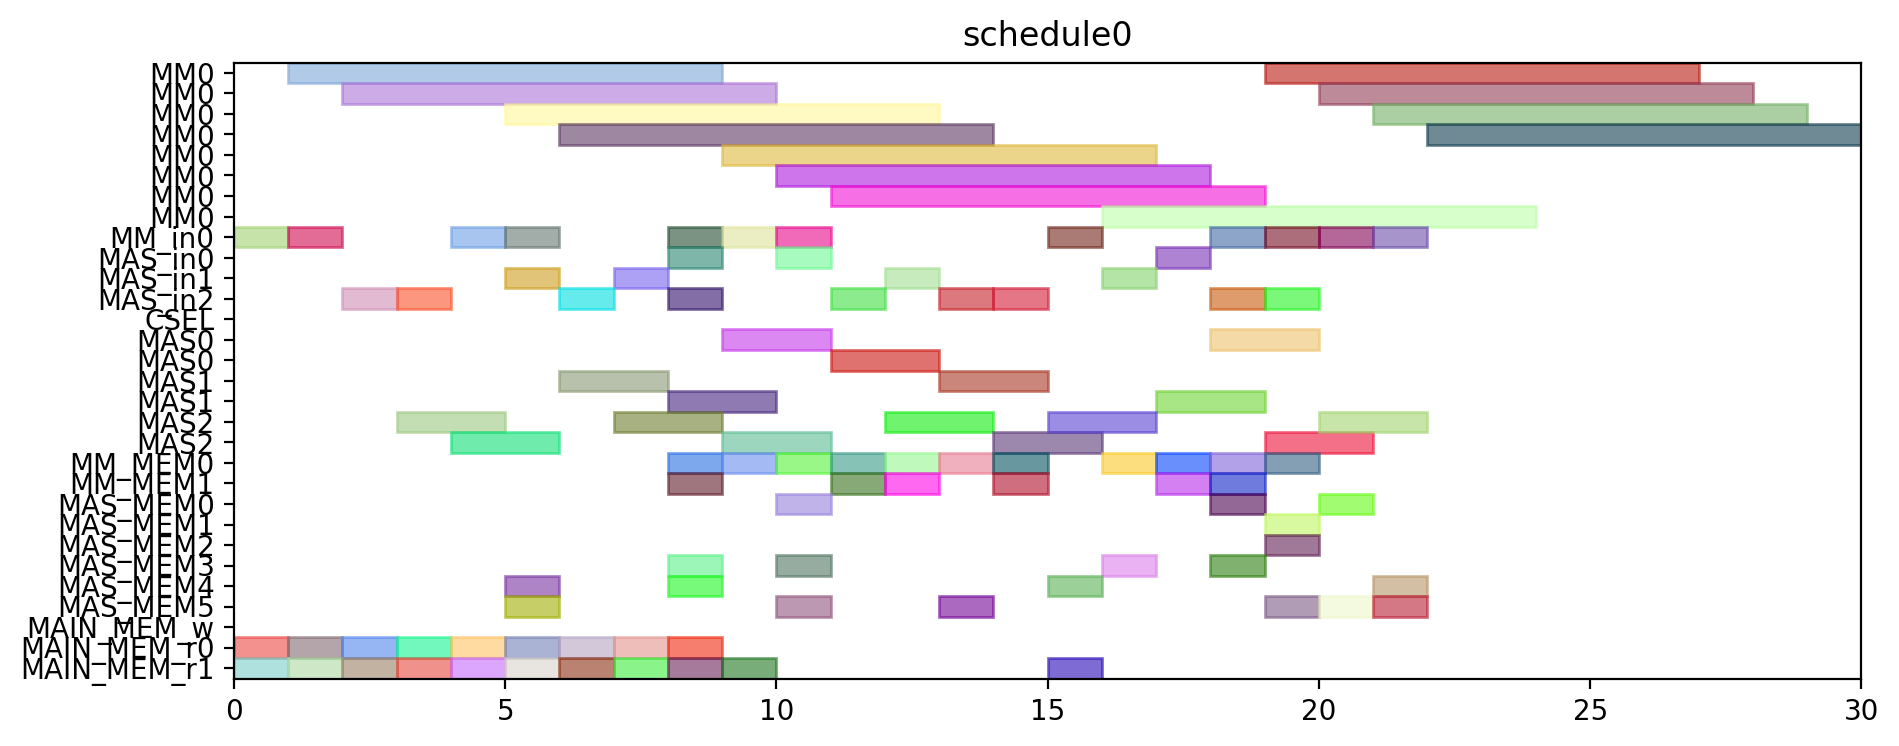

Write the Python code that produced this figure.
from pyschedule import Scenario, solvers, plotters, alt


def solve():
	horizon = 120
	S = Scenario("schedule0", horizon=horizon)

	# resource
	MM = S.Resources('MM', num=1, size=8)
	MM_in = S.Resources('MM_in', num=1)
	MAS_in = S.Resources('MAS_in', num=3)
	CSEL = S.Resource('CSEL')
	MAS = S.Resources('MAS', num=3, size=2, periods=range(1, horizon))
	MM_MEM = S.Resources('MM_MEM', num=2)
	MAS_MEM = S.Resources('MAS_MEM', num=6)
	MAIN_MEM_w = S.Resource('MAIN_MEM_w', size=1)
	MAIN_MEM_r = S.Resources('MAIN_MEM_r', num=2)

	# result of previous scheduling

	# new tasks
	t0 = S.Task('t0', length=8, delay_cost=1)
	t0 += alt(MM)
	t0_in = S.Task('t0_in', length=1, delay_cost=1)
	t0_in += alt(MM_in)
	S += t0_in*MM_in[0]<=t0*MM[0]
	t0_mem0 = S.Task('t0_mem0', length=1, delay_cost=1)
	t0_mem0 += MAIN_MEM_r[0]
	S += t0_mem0 <= t0

	t0_mem1 = S.Task('t0_mem1', length=1, delay_cost=1)
	t0_mem1 += MAIN_MEM_r[1]
	S += t0_mem1 <= t0

	t1 = S.Task('t1', length=8, delay_cost=1)
	t1 += alt(MM)
	t1_in = S.Task('t1_in', length=1, delay_cost=1)
	t1_in += alt(MM_in)
	S += t1_in*MM_in[0]<=t1*MM[0]
	t1_mem0 = S.Task('t1_mem0', length=1, delay_cost=1)
	t1_mem0 += MAIN_MEM_r[0]
	S += t1_mem0 <= t1

	t1_mem1 = S.Task('t1_mem1', length=1, delay_cost=1)
	t1_mem1 += MAIN_MEM_r[1]
	S += t1_mem1 <= t1

	t2 = S.Task('t2', length=8, delay_cost=1)
	t2 += alt(MM)
	t2_in = S.Task('t2_in', length=1, delay_cost=1)
	t2_in += alt(MM_in)
	S += t2_in*MM_in[0]<=t2*MM[0]
	t2_mem0 = S.Task('t2_mem0', length=1, delay_cost=1)
	t2_mem0 += MAIN_MEM_r[0]
	S += t2_mem0 <= t2

	t2_mem1 = S.Task('t2_mem1', length=1, delay_cost=1)
	t2_mem1 += MAIN_MEM_r[1]
	S += t2_mem1 <= t2

	t3 = S.Task('t3', length=2, delay_cost=1)
	t3 += alt(MAS)
	t3_in = S.Task('t3_in', length=1, delay_cost=1)
	t3_in += alt(MAS_in)
	S += t3_in*MAS_in[0]<=t3*MAS[0]

	S += t3_in*MAS_in[1]<=t3*MAS[1]

	S += t3_in*MAS_in[2]<=t3*MAS[2]

	t3_mem0 = S.Task('t3_mem0', length=1, delay_cost=1)
	t3_mem0 += MAIN_MEM_r[0]
	S += t3_mem0 <= t3

	t3_mem1 = S.Task('t3_mem1', length=1, delay_cost=1)
	t3_mem1 += MAIN_MEM_r[1]
	S += t3_mem1 <= t3

	t4 = S.Task('t4', length=2, delay_cost=1)
	t4 += alt(MAS)
	t4_in = S.Task('t4_in', length=1, delay_cost=1)
	t4_in += alt(MAS_in)
	S += t4_in*MAS_in[0]<=t4*MAS[0]

	S += t4_in*MAS_in[1]<=t4*MAS[1]

	S += t4_in*MAS_in[2]<=t4*MAS[2]

	t4_mem0 = S.Task('t4_mem0', length=1, delay_cost=1)
	t4_mem0 += MAIN_MEM_r[0]
	S += t4_mem0 <= t4

	t4_mem1 = S.Task('t4_mem1', length=1, delay_cost=1)
	t4_mem1 += MAIN_MEM_r[1]
	S += t4_mem1 <= t4

	t8 = S.Task('t8', length=2, delay_cost=1)
	t8 += alt(MAS)
	t8_in = S.Task('t8_in', length=1, delay_cost=1)
	t8_in += alt(MAS_in)
	S += t8_in*MAS_in[0]<=t8*MAS[0]

	S += t8_in*MAS_in[1]<=t8*MAS[1]

	S += t8_in*MAS_in[2]<=t8*MAS[2]

	t8_mem0 = S.Task('t8_mem0', length=1, delay_cost=1)
	t8_mem0 += MAIN_MEM_r[0]
	S += t8_mem0 <= t8

	t8_mem1 = S.Task('t8_mem1', length=1, delay_cost=1)
	t8_mem1 += MAIN_MEM_r[1]
	S += t8_mem1 <= t8

	t9 = S.Task('t9', length=2, delay_cost=1)
	t9 += alt(MAS)
	t9_in = S.Task('t9_in', length=1, delay_cost=1)
	t9_in += alt(MAS_in)
	S += t9_in*MAS_in[0]<=t9*MAS[0]

	S += t9_in*MAS_in[1]<=t9*MAS[1]

	S += t9_in*MAS_in[2]<=t9*MAS[2]

	t9_mem0 = S.Task('t9_mem0', length=1, delay_cost=1)
	t9_mem0 += MAIN_MEM_r[0]
	S += t9_mem0 <= t9

	t9_mem1 = S.Task('t9_mem1', length=1, delay_cost=1)
	t9_mem1 += MAIN_MEM_r[1]
	S += t9_mem1 <= t9

	t13 = S.Task('t13', length=2, delay_cost=1)
	t13 += alt(MAS)
	t13_in = S.Task('t13_in', length=1, delay_cost=1)
	t13_in += alt(MAS_in)
	S += t13_in*MAS_in[0]<=t13*MAS[0]

	S += t13_in*MAS_in[1]<=t13*MAS[1]

	S += t13_in*MAS_in[2]<=t13*MAS[2]

	t13_mem0 = S.Task('t13_mem0', length=1, delay_cost=1)
	t13_mem0 += MAIN_MEM_r[0]
	S += t13_mem0 <= t13

	t13_mem1 = S.Task('t13_mem1', length=1, delay_cost=1)
	t13_mem1 += MAIN_MEM_r[1]
	S += t13_mem1 <= t13

	t14 = S.Task('t14', length=2, delay_cost=1)
	t14 += alt(MAS)
	t14_in = S.Task('t14_in', length=1, delay_cost=1)
	t14_in += alt(MAS_in)
	S += t14_in*MAS_in[0]<=t14*MAS[0]

	S += t14_in*MAS_in[1]<=t14*MAS[1]

	S += t14_in*MAS_in[2]<=t14*MAS[2]

	t14_mem0 = S.Task('t14_mem0', length=1, delay_cost=1)
	t14_mem0 += MAIN_MEM_r[0]
	S += t14_mem0 <= t14

	t14_mem1 = S.Task('t14_mem1', length=1, delay_cost=1)
	t14_mem1 += MAIN_MEM_r[1]
	S += t14_mem1 <= t14

	t5 = S.Task('t5', length=8, delay_cost=1)
	t5 += alt(MM)
	t5_in = S.Task('t5_in', length=1, delay_cost=1)
	t5_in += alt(MM_in)
	S += t5_in*MM_in[0]<=t5*MM[0]
	t5_mem0 = S.Task('t5_mem0', length=1, delay_cost=1)
	t5_mem0 += alt(MAS_MEM)
	S += (t3*MAS[0])-1 < t5_mem0*MAS_MEM[0]
	S += (t3*MAS[1])-1 < t5_mem0*MAS_MEM[2]
	S += (t3*MAS[2])-1 < t5_mem0*MAS_MEM[4]
	S += t5_mem0 <= t5

	t5_mem1 = S.Task('t5_mem1', length=1, delay_cost=1)
	t5_mem1 += alt(MAS_MEM)
	S += (t4*MAS[0])-1 < t5_mem1*MAS_MEM[1]
	S += (t4*MAS[1])-1 < t5_mem1*MAS_MEM[3]
	S += (t4*MAS[2])-1 < t5_mem1*MAS_MEM[5]
	S += t5_mem1 <= t5

	t6 = S.Task('t6', length=2, delay_cost=1)
	t6 += alt(MAS)
	t6_in = S.Task('t6_in', length=1, delay_cost=1)
	t6_in += alt(MAS_in)
	S += t6_in*MAS_in[0]<=t6*MAS[0]

	S += t6_in*MAS_in[1]<=t6*MAS[1]

	S += t6_in*MAS_in[2]<=t6*MAS[2]

	t6_mem0 = S.Task('t6_mem0', length=1, delay_cost=1)
	t6_mem0 += alt(MM_MEM)
	S += (t0*MM[0])-1 < t6_mem0*MM_MEM[0]
	S += t6_mem0 <= t6

	t6_mem1 = S.Task('t6_mem1', length=1, delay_cost=1)
	t6_mem1 += alt(MM_MEM)
	S += (t1*MM[0])-1 < t6_mem1*MM_MEM[1]
	S += t6_mem1 <= t6

	t10 = S.Task('t10', length=8, delay_cost=1)
	t10 += alt(MM)
	t10_in = S.Task('t10_in', length=1, delay_cost=1)
	t10_in += alt(MM_in)
	S += t10_in*MM_in[0]<=t10*MM[0]
	t10_mem0 = S.Task('t10_mem0', length=1, delay_cost=1)
	t10_mem0 += alt(MAS_MEM)
	S += (t8*MAS[0])-1 < t10_mem0*MAS_MEM[0]
	S += (t8*MAS[1])-1 < t10_mem0*MAS_MEM[2]
	S += (t8*MAS[2])-1 < t10_mem0*MAS_MEM[4]
	S += t10_mem0 <= t10

	t10_mem1 = S.Task('t10_mem1', length=1, delay_cost=1)
	t10_mem1 += alt(MAS_MEM)
	S += (t9*MAS[0])-1 < t10_mem1*MAS_MEM[1]
	S += (t9*MAS[1])-1 < t10_mem1*MAS_MEM[3]
	S += (t9*MAS[2])-1 < t10_mem1*MAS_MEM[5]
	S += t10_mem1 <= t10

	t11 = S.Task('t11', length=2, delay_cost=1)
	t11 += alt(MAS)
	t11_in = S.Task('t11_in', length=1, delay_cost=1)
	t11_in += alt(MAS_in)
	S += t11_in*MAS_in[0]<=t11*MAS[0]

	S += t11_in*MAS_in[1]<=t11*MAS[1]

	S += t11_in*MAS_in[2]<=t11*MAS[2]

	t11_mem0 = S.Task('t11_mem0', length=1, delay_cost=1)
	t11_mem0 += alt(MM_MEM)
	S += (t1*MM[0])-1 < t11_mem0*MM_MEM[0]
	S += t11_mem0 <= t11

	t11_mem1 = S.Task('t11_mem1', length=1, delay_cost=1)
	t11_mem1 += alt(MM_MEM)
	S += (t2*MM[0])-1 < t11_mem1*MM_MEM[1]
	S += t11_mem1 <= t11

	t15 = S.Task('t15', length=8, delay_cost=1)
	t15 += alt(MM)
	t15_in = S.Task('t15_in', length=1, delay_cost=1)
	t15_in += alt(MM_in)
	S += t15_in*MM_in[0]<=t15*MM[0]
	t15_mem0 = S.Task('t15_mem0', length=1, delay_cost=1)
	t15_mem0 += alt(MAS_MEM)
	S += (t13*MAS[0])-1 < t15_mem0*MAS_MEM[0]
	S += (t13*MAS[1])-1 < t15_mem0*MAS_MEM[2]
	S += (t13*MAS[2])-1 < t15_mem0*MAS_MEM[4]
	S += t15_mem0 <= t15

	t15_mem1 = S.Task('t15_mem1', length=1, delay_cost=1)
	t15_mem1 += alt(MAS_MEM)
	S += (t14*MAS[0])-1 < t15_mem1*MAS_MEM[1]
	S += (t14*MAS[1])-1 < t15_mem1*MAS_MEM[3]
	S += (t14*MAS[2])-1 < t15_mem1*MAS_MEM[5]
	S += t15_mem1 <= t15

	t16 = S.Task('t16', length=2, delay_cost=1)
	t16 += alt(MAS)
	t16_in = S.Task('t16_in', length=1, delay_cost=1)
	t16_in += alt(MAS_in)
	S += t16_in*MAS_in[0]<=t16*MAS[0]

	S += t16_in*MAS_in[1]<=t16*MAS[1]

	S += t16_in*MAS_in[2]<=t16*MAS[2]

	t16_mem0 = S.Task('t16_mem0', length=1, delay_cost=1)
	t16_mem0 += alt(MM_MEM)
	S += (t0*MM[0])-1 < t16_mem0*MM_MEM[0]
	S += t16_mem0 <= t16

	t16_mem1 = S.Task('t16_mem1', length=1, delay_cost=1)
	t16_mem1 += alt(MM_MEM)
	S += (t2*MM[0])-1 < t16_mem1*MM_MEM[1]
	S += t16_mem1 <= t16

	t18 = S.Task('t18', length=2, delay_cost=1)
	t18 += alt(MAS)
	t18_in = S.Task('t18_in', length=1, delay_cost=1)
	t18_in += alt(MAS_in)
	S += t18_in*MAS_in[0]<=t18*MAS[0]

	S += t18_in*MAS_in[1]<=t18*MAS[1]

	S += t18_in*MAS_in[2]<=t18*MAS[2]

	t18_mem0 = S.Task('t18_mem0', length=1, delay_cost=1)
	t18_mem0 += alt(MM_MEM)
	S += (t0*MM[0])-1 < t18_mem0*MM_MEM[0]
	S += t18_mem0 <= t18

	t18_mem1 = S.Task('t18_mem1', length=1, delay_cost=1)
	t18_mem1 += alt(MM_MEM)
	S += (t0*MM[0])-1 < t18_mem1*MM_MEM[1]
	S += t18_mem1 <= t18

	t20 = S.Task('t20', length=8, delay_cost=1)
	t20 += alt(MM)
	t20_in = S.Task('t20_in', length=1, delay_cost=1)
	t20_in += alt(MM_in)
	S += t20_in*MM_in[0]<=t20*MM[0]
	t20_mem0 = S.Task('t20_mem0', length=1, delay_cost=1)
	t20_mem0 += alt(MM_MEM)
	S += (t2*MM[0])-1 < t20_mem0*MM_MEM[0]
	S += t20_mem0 <= t20

	t20_mem1 = S.Task('t20_mem1', length=1, delay_cost=1)
	t20_mem1 += MAIN_MEM_r[1]
	S += t20_mem1 <= t20

	t7 = S.Task('t7', length=2, delay_cost=1)
	t7 += alt(MAS)
	t7_in = S.Task('t7_in', length=1, delay_cost=1)
	t7_in += alt(MAS_in)
	S += t7_in*MAS_in[0]<=t7*MAS[0]

	S += t7_in*MAS_in[1]<=t7*MAS[1]

	S += t7_in*MAS_in[2]<=t7*MAS[2]

	t7_mem0 = S.Task('t7_mem0', length=1, delay_cost=1)
	t7_mem0 += alt(MM_MEM)
	S += (t5*MM[0])-1 < t7_mem0*MM_MEM[0]
	S += t7_mem0 <= t7

	t7_mem1 = S.Task('t7_mem1', length=1, delay_cost=1)
	t7_mem1 += alt(MAS_MEM)
	S += (t6*MAS[0])-1 < t7_mem1*MAS_MEM[1]
	S += (t6*MAS[1])-1 < t7_mem1*MAS_MEM[3]
	S += (t6*MAS[2])-1 < t7_mem1*MAS_MEM[5]
	S += t7_mem1 <= t7

	t12 = S.Task('t12', length=2, delay_cost=1)
	t12 += alt(MAS)
	t12_in = S.Task('t12_in', length=1, delay_cost=1)
	t12_in += alt(MAS_in)
	S += t12_in*MAS_in[0]<=t12*MAS[0]

	S += t12_in*MAS_in[1]<=t12*MAS[1]

	S += t12_in*MAS_in[2]<=t12*MAS[2]

	t12_mem0 = S.Task('t12_mem0', length=1, delay_cost=1)
	t12_mem0 += alt(MM_MEM)
	S += (t10*MM[0])-1 < t12_mem0*MM_MEM[0]
	S += t12_mem0 <= t12

	t12_mem1 = S.Task('t12_mem1', length=1, delay_cost=1)
	t12_mem1 += alt(MAS_MEM)
	S += (t11*MAS[0])-1 < t12_mem1*MAS_MEM[1]
	S += (t11*MAS[1])-1 < t12_mem1*MAS_MEM[3]
	S += (t11*MAS[2])-1 < t12_mem1*MAS_MEM[5]
	S += t12_mem1 <= t12

	t17 = S.Task('t17', length=2, delay_cost=1)
	t17 += alt(MAS)
	t17_in = S.Task('t17_in', length=1, delay_cost=1)
	t17_in += alt(MAS_in)
	S += t17_in*MAS_in[0]<=t17*MAS[0]

	S += t17_in*MAS_in[1]<=t17*MAS[1]

	S += t17_in*MAS_in[2]<=t17*MAS[2]

	t17_mem0 = S.Task('t17_mem0', length=1, delay_cost=1)
	t17_mem0 += alt(MM_MEM)
	S += (t15*MM[0])-1 < t17_mem0*MM_MEM[0]
	S += t17_mem0 <= t17

	t17_mem1 = S.Task('t17_mem1', length=1, delay_cost=1)
	t17_mem1 += alt(MAS_MEM)
	S += (t16*MAS[0])-1 < t17_mem1*MAS_MEM[1]
	S += (t16*MAS[1])-1 < t17_mem1*MAS_MEM[3]
	S += (t16*MAS[2])-1 < t17_mem1*MAS_MEM[5]
	S += t17_mem1 <= t17

	t19 = S.Task('t19', length=2, delay_cost=1)
	t19 += alt(MAS)
	t19_in = S.Task('t19_in', length=1, delay_cost=1)
	t19_in += alt(MAS_in)
	S += t19_in*MAS_in[0]<=t19*MAS[0]

	S += t19_in*MAS_in[1]<=t19*MAS[1]

	S += t19_in*MAS_in[2]<=t19*MAS[2]

	t19_mem0 = S.Task('t19_mem0', length=1, delay_cost=1)
	t19_mem0 += alt(MM_MEM)
	S += (t0*MM[0])-1 < t19_mem0*MM_MEM[0]
	S += t19_mem0 <= t19

	t19_mem1 = S.Task('t19_mem1', length=1, delay_cost=1)
	t19_mem1 += alt(MAS_MEM)
	S += (t18*MAS[0])-1 < t19_mem1*MAS_MEM[1]
	S += (t18*MAS[1])-1 < t19_mem1*MAS_MEM[3]
	S += (t18*MAS[2])-1 < t19_mem1*MAS_MEM[5]
	S += t19_mem1 <= t19

	t21 = S.Task('t21', length=2, delay_cost=1)
	t21 += alt(MAS)
	t21_in = S.Task('t21_in', length=1, delay_cost=1)
	t21_in += alt(MAS_in)
	S += t21_in*MAS_in[0]<=t21*MAS[0]

	S += t21_in*MAS_in[1]<=t21*MAS[1]

	S += t21_in*MAS_in[2]<=t21*MAS[2]

	t21_mem0 = S.Task('t21_mem0', length=1, delay_cost=1)
	t21_mem0 += alt(MM_MEM)
	S += (t1*MM[0])-1 < t21_mem0*MM_MEM[0]
	S += t21_mem0 <= t21

	t21_mem1 = S.Task('t21_mem1', length=1, delay_cost=1)
	t21_mem1 += alt(MM_MEM)
	S += (t20*MM[0])-1 < t21_mem1*MM_MEM[1]
	S += t21_mem1 <= t21

	t22 = S.Task('t22', length=2, delay_cost=1)
	t22 += alt(MAS)
	t22_in = S.Task('t22_in', length=1, delay_cost=1)
	t22_in += alt(MAS_in)
	S += t22_in*MAS_in[0]<=t22*MAS[0]

	S += t22_in*MAS_in[1]<=t22*MAS[1]

	S += t22_in*MAS_in[2]<=t22*MAS[2]

	t22_mem0 = S.Task('t22_mem0', length=1, delay_cost=1)
	t22_mem0 += alt(MM_MEM)
	S += (t1*MM[0])-1 < t22_mem0*MM_MEM[0]
	S += t22_mem0 <= t22

	t22_mem1 = S.Task('t22_mem1', length=1, delay_cost=1)
	t22_mem1 += alt(MM_MEM)
	S += (t20*MM[0])-1 < t22_mem1*MM_MEM[1]
	S += t22_mem1 <= t22

	t23 = S.Task('t23', length=8, delay_cost=1)
	t23 += alt(MM)
	t23_in = S.Task('t23_in', length=1, delay_cost=1)
	t23_in += alt(MM_in)
	S += t23_in*MM_in[0]<=t23*MM[0]
	t23_mem0 = S.Task('t23_mem0', length=1, delay_cost=1)
	t23_mem0 += alt(MAS_MEM)
	S += (t17*MAS[0])-1 < t23_mem0*MAS_MEM[0]
	S += (t17*MAS[1])-1 < t23_mem0*MAS_MEM[2]
	S += (t17*MAS[2])-1 < t23_mem0*MAS_MEM[4]
	S += t23_mem0 <= t23

	t23_mem1 = S.Task('t23_mem1', length=1, delay_cost=1)
	t23_mem1 += MAIN_MEM_r[1]
	S += t23_mem1 <= t23

	t25 = S.Task('t25', length=8, delay_cost=1)
	t25 += alt(MM)
	t25_in = S.Task('t25_in', length=1, delay_cost=1)
	t25_in += alt(MM_in)
	S += t25_in*MM_in[0]<=t25*MM[0]
	t25_mem0 = S.Task('t25_mem0', length=1, delay_cost=1)
	t25_mem0 += alt(MAS_MEM)
	S += (t7*MAS[0])-1 < t25_mem0*MAS_MEM[0]
	S += (t7*MAS[1])-1 < t25_mem0*MAS_MEM[2]
	S += (t7*MAS[2])-1 < t25_mem0*MAS_MEM[4]
	S += t25_mem0 <= t25

	t25_mem1 = S.Task('t25_mem1', length=1, delay_cost=1)
	t25_mem1 += alt(MAS_MEM)
	S += (t22*MAS[0])-1 < t25_mem1*MAS_MEM[1]
	S += (t22*MAS[1])-1 < t25_mem1*MAS_MEM[3]
	S += (t22*MAS[2])-1 < t25_mem1*MAS_MEM[5]
	S += t25_mem1 <= t25

	t27 = S.Task('t27', length=8, delay_cost=1)
	t27 += alt(MM)
	t27_in = S.Task('t27_in', length=1, delay_cost=1)
	t27_in += alt(MM_in)
	S += t27_in*MM_in[0]<=t27*MM[0]
	t27_mem0 = S.Task('t27_mem0', length=1, delay_cost=1)
	t27_mem0 += alt(MAS_MEM)
	S += (t22*MAS[0])-1 < t27_mem0*MAS_MEM[0]
	S += (t22*MAS[1])-1 < t27_mem0*MAS_MEM[2]
	S += (t22*MAS[2])-1 < t27_mem0*MAS_MEM[4]
	S += t27_mem0 <= t27

	t27_mem1 = S.Task('t27_mem1', length=1, delay_cost=1)
	t27_mem1 += alt(MAS_MEM)
	S += (t21*MAS[0])-1 < t27_mem1*MAS_MEM[1]
	S += (t21*MAS[1])-1 < t27_mem1*MAS_MEM[3]
	S += (t21*MAS[2])-1 < t27_mem1*MAS_MEM[5]
	S += t27_mem1 <= t27

	t28 = S.Task('t28', length=8, delay_cost=1)
	t28 += alt(MM)
	t28_in = S.Task('t28_in', length=1, delay_cost=1)
	t28_in += alt(MM_in)
	S += t28_in*MM_in[0]<=t28*MM[0]
	t28_mem0 = S.Task('t28_mem0', length=1, delay_cost=1)
	t28_mem0 += alt(MAS_MEM)
	S += (t19*MAS[0])-1 < t28_mem0*MAS_MEM[0]
	S += (t19*MAS[1])-1 < t28_mem0*MAS_MEM[2]
	S += (t19*MAS[2])-1 < t28_mem0*MAS_MEM[4]
	S += t28_mem0 <= t28

	t28_mem1 = S.Task('t28_mem1', length=1, delay_cost=1)
	t28_mem1 += alt(MAS_MEM)
	S += (t7*MAS[0])-1 < t28_mem1*MAS_MEM[1]
	S += (t7*MAS[1])-1 < t28_mem1*MAS_MEM[3]
	S += (t7*MAS[2])-1 < t28_mem1*MAS_MEM[5]
	S += t28_mem1 <= t28

	t29 = S.Task('t29', length=8, delay_cost=1)
	t29 += alt(MM)
	t29_in = S.Task('t29_in', length=1, delay_cost=1)
	t29_in += alt(MM_in)
	S += t29_in*MM_in[0]<=t29*MM[0]
	t29_mem0 = S.Task('t29_mem0', length=1, delay_cost=1)
	t29_mem0 += alt(MAS_MEM)
	S += (t21*MAS[0])-1 < t29_mem0*MAS_MEM[0]
	S += (t21*MAS[1])-1 < t29_mem0*MAS_MEM[2]
	S += (t21*MAS[2])-1 < t29_mem0*MAS_MEM[4]
	S += t29_mem0 <= t29

	t29_mem1 = S.Task('t29_mem1', length=1, delay_cost=1)
	t29_mem1 += alt(MAS_MEM)
	S += (t12*MAS[0])-1 < t29_mem1*MAS_MEM[1]
	S += (t12*MAS[1])-1 < t29_mem1*MAS_MEM[3]
	S += (t12*MAS[2])-1 < t29_mem1*MAS_MEM[5]
	S += t29_mem1 <= t29

	solvers.mip.solve(S,msg=1,kind='CPLEX',ratio_gap=1.01)

	solution = [['hoge']*len(S.solution()[1]) for i in range(len(S.solution()))]
	for i in range(len(S.solution())):
		for j in range(len(S.solution()[i])):
			solution[i][j]=str(S.solution()[i][j])
	print(solution)

	cycles = int(solution[-1][3])

	pic_file_name = "/mnt/rose/usr1/fukuda/ABE/multiRAM_multiMAS_16mux/scheduling_result/stage8MM1_stage2MAS3/EP_ADD_A_0/schedule0.png"
	if(S.solution() != []):
		plotters.matplotlib.plot(S,img_filename=pic_file_name, show_task_labels=False, fig_size=(cycles*0.25+3, 4))

	return solution
